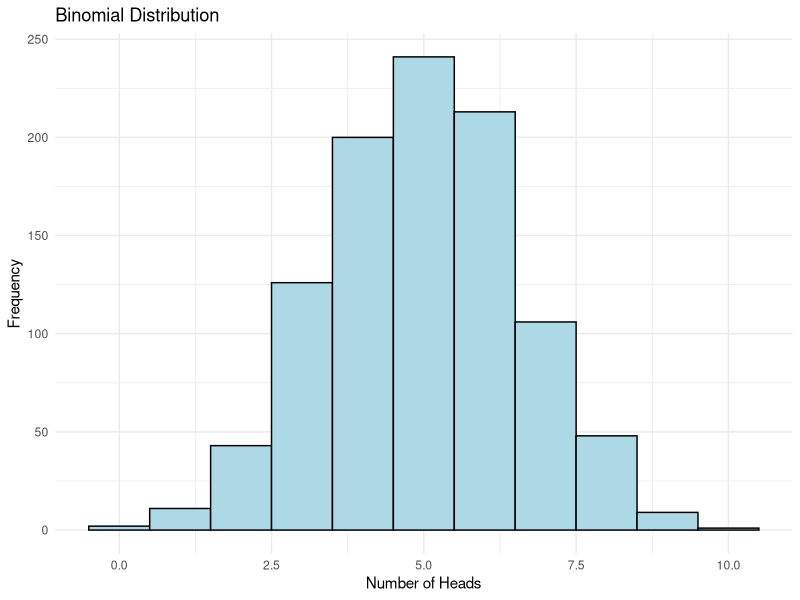
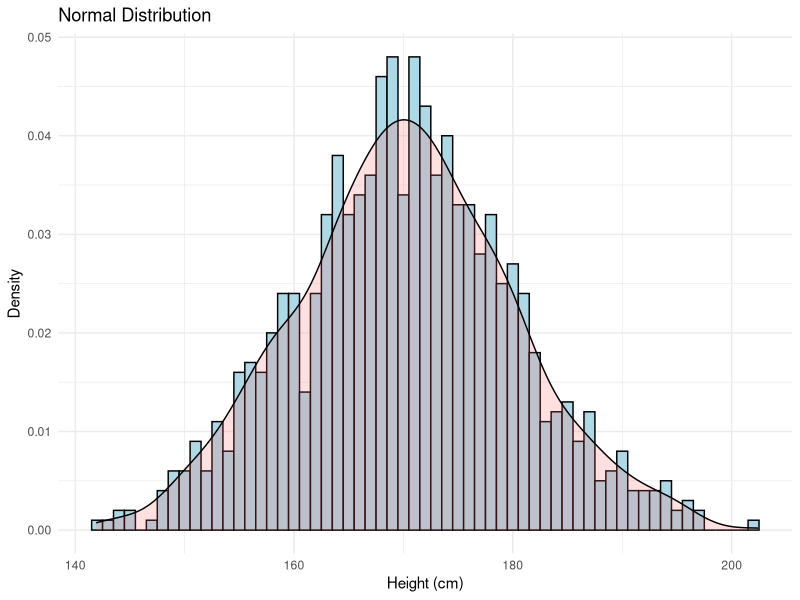
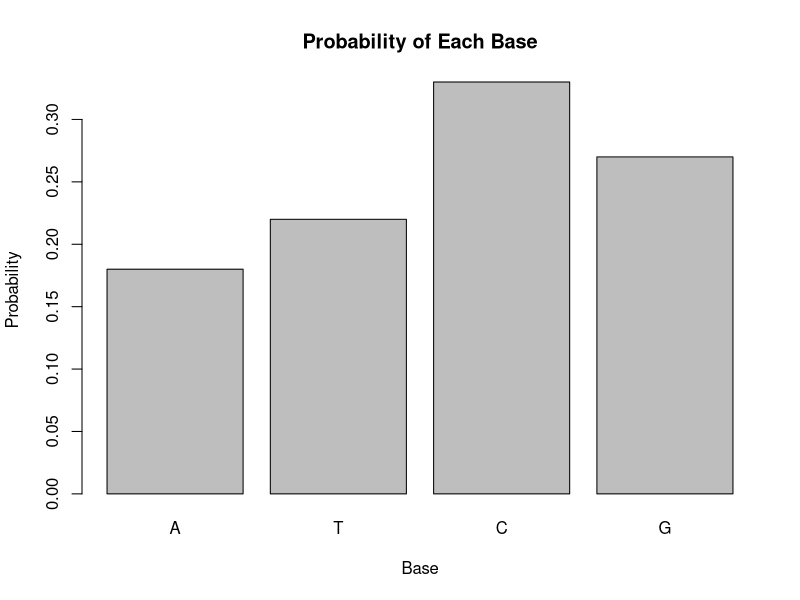

R code for these plots, in order:
## ---- chunk 1
# Load necessary library
library(ggplot2)

## ---- chunk 2
# Set parameters
size <- 10
prob <- 0.5

# Generate binomial data
set.seed(123)
data <- rbinom(1000, size, prob)

# Create a histogram
ggplot(data.frame(x = data), aes(x = x)) +
  geom_histogram(binwidth = 1, color = "black", fill = "lightblue") +
  labs(x = "Number of Heads", y = "Frequency", title = "Binomial Distribution") +
  theme_minimal()
## ---- chunk 3
# Set parameters
mean <- 170
sd <- 10

# Generate normal data
set.seed(123)
data <- rnorm(1000, mean, sd)

# Create a histogram
ggplot(data.frame(x = data), aes(x = x)) +
  geom_histogram(binwidth = 1, color = "black", fill = "lightblue", aes(y = ..density..)) +
  geom_density(alpha = 0.2, fill = "#FF6666") +
  labs(x = "Height (cm)", y = "Density", title = "Normal Distribution") +
  theme_minimal()

## ---- chunk 4
# Number of each base
num_A <- 18
num_T <- 22
num_C <- 33
num_G <- 27


## ---- chunk 5
# Total number of base pairs
total_bp <- 100

# Calculate probabilities
prob_A <- num_A / total_bp
prob_T <- num_T / total_bp
prob_C <- num_C / total_bp
prob_G <- num_G / total_bp

# Print probabilities
print(paste("Probability of A: ", prob_A))
print(paste("Probability of T: ", prob_T))
print(paste("Probability of C: ", prob_C))
print(paste("Probability of G: ", prob_G))

# Visualize the result
barplot(c(prob_A, prob_T, prob_C, prob_G), names.arg = c("A", "T", "C", "G"),
        xlab = "Base", ylab = "Probability", main = "Probability of Each Base")

## ---- chunk 6


## ---- chunk 7

## ---- chunk 8

